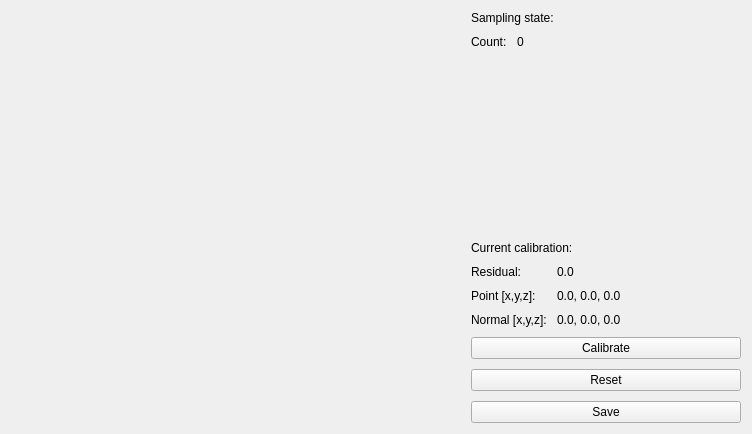
<?xml version="1.0" encoding="UTF-8"?>
<ui version="4.0">
 <class>PoseCalibrationView</class>
 <widget class="QWidget" name="PoseCalibrationView">
  <property name="geometry">
   <rect>
    <x>0</x>
    <y>0</y>
    <width>752</width>
    <height>434</height>
   </rect>
  </property>
  <property name="windowTitle">
   <string>Form</string>
  </property>
  <layout class="QHBoxLayout" name="horizontalLayout_2">
   <item>
    <layout class="QHBoxLayout" name="horizontalLayout" stretch="5,3">
     <property name="spacing">
      <number>10</number>
     </property>
     <item>
      <widget class="CVImageWidget" name="imageWidget" native="true">
       <property name="sizePolicy">
        <sizepolicy hsizetype="Preferred" vsizetype="Preferred">
         <horstretch>0</horstretch>
         <verstretch>0</verstretch>
        </sizepolicy>
       </property>
       <property name="minimumSize">
        <size>
         <width>320</width>
         <height>240</height>
        </size>
       </property>
       <property name="baseSize">
        <size>
         <width>0</width>
         <height>0</height>
        </size>
       </property>
      </widget>
     </item>
     <item>
      <layout class="QVBoxLayout" name="verticalLayout">
       <item>
        <widget class="QLabel" name="label">
         <property name="sizePolicy">
          <sizepolicy hsizetype="Minimum" vsizetype="Fixed">
           <horstretch>0</horstretch>
           <verstretch>0</verstretch>
          </sizepolicy>
         </property>
         <property name="text">
          <string>Sampling state:</string>
         </property>
        </widget>
       </item>
       <item>
        <layout class="QFormLayout" name="formLayout">
         <property name="sizeConstraint">
          <enum>QLayout::SetDefaultConstraint</enum>
         </property>
         <property name="fieldGrowthPolicy">
          <enum>QFormLayout::AllNonFixedFieldsGrow</enum>
         </property>
         <item row="0" column="0">
          <widget class="QLabel" name="label_9">
           <property name="text">
            <string>Count:</string>
           </property>
          </widget>
         </item>
         <item row="0" column="1">
          <widget class="QLabel" name="numSamples">
           <property name="text">
            <string>0</string>
           </property>
          </widget>
         </item>
        </layout>
       </item>
       <item>
        <spacer name="verticalSpacer">
         <property name="orientation">
          <enum>Qt::Vertical</enum>
         </property>
         <property name="sizeType">
          <enum>QSizePolicy::MinimumExpanding</enum>
         </property>
         <property name="sizeHint" stdset="0">
          <size>
           <width>20</width>
           <height>10</height>
          </size>
         </property>
        </spacer>
       </item>
       <item>
        <widget class="QLabel" name="label_3">
         <property name="sizePolicy">
          <sizepolicy hsizetype="Minimum" vsizetype="Fixed">
           <horstretch>0</horstretch>
           <verstretch>0</verstretch>
          </sizepolicy>
         </property>
         <property name="text">
          <string>Current calibration:</string>
         </property>
        </widget>
       </item>
       <item>
        <layout class="QFormLayout" name="formLayout_2">
         <property name="sizeConstraint">
          <enum>QLayout::SetDefaultConstraint</enum>
         </property>
         <property name="labelAlignment">
          <set>Qt::AlignLeading|Qt::AlignLeft|Qt::AlignVCenter</set>
         </property>
         <property name="formAlignment">
          <set>Qt::AlignLeading|Qt::AlignLeft|Qt::AlignTop</set>
         </property>
         <item row="0" column="0">
          <widget class="QLabel" name="label_4">
           <property name="text">
            <string>Residual:</string>
           </property>
          </widget>
         </item>
         <item row="0" column="1">
          <widget class="QLabel" name="rSquared">
           <property name="text">
            <string>0.0</string>
           </property>
          </widget>
         </item>
         <item row="1" column="0">
          <widget class="QLabel" name="label_5">
           <property name="text">
            <string>Point [x,y,z]:</string>
           </property>
          </widget>
         </item>
         <item row="1" column="1">
          <widget class="QLabel" name="lineOrigin">
           <property name="text">
            <string>0.0, 0.0, 0.0</string>
           </property>
          </widget>
         </item>
         <item row="2" column="0">
          <widget class="QLabel" name="label_7">
           <property name="text">
            <string>Normal [x,y,z]:</string>
           </property>
          </widget>
         </item>
         <item row="2" column="1">
          <widget class="QLabel" name="lineNormal">
           <property name="text">
            <string>0.0, 0.0, 0.0</string>
           </property>
          </widget>
         </item>
        </layout>
       </item>
       <item>
        <widget class="QPushButton" name="calibrateButton">
         <property name="text">
          <string>Calibrate</string>
         </property>
        </widget>
       </item>
       <item>
        <widget class="QPushButton" name="resetButton">
         <property name="text">
          <string>Reset</string>
         </property>
        </widget>
       </item>
       <item>
        <widget class="QPushButton" name="saveButton">
         <property name="text">
          <string>Save</string>
         </property>
        </widget>
       </item>
      </layout>
     </item>
    </layout>
   </item>
  </layout>
 </widget>
 <customwidgets>
  <customwidget>
   <class>CVImageWidget</class>
   <extends>QWidget</extends>
   <header>cvimagewidget.h</header>
   <container>1</container>
  </customwidget>
 </customwidgets>
 <resources/>
 <connections/>
</ui>
